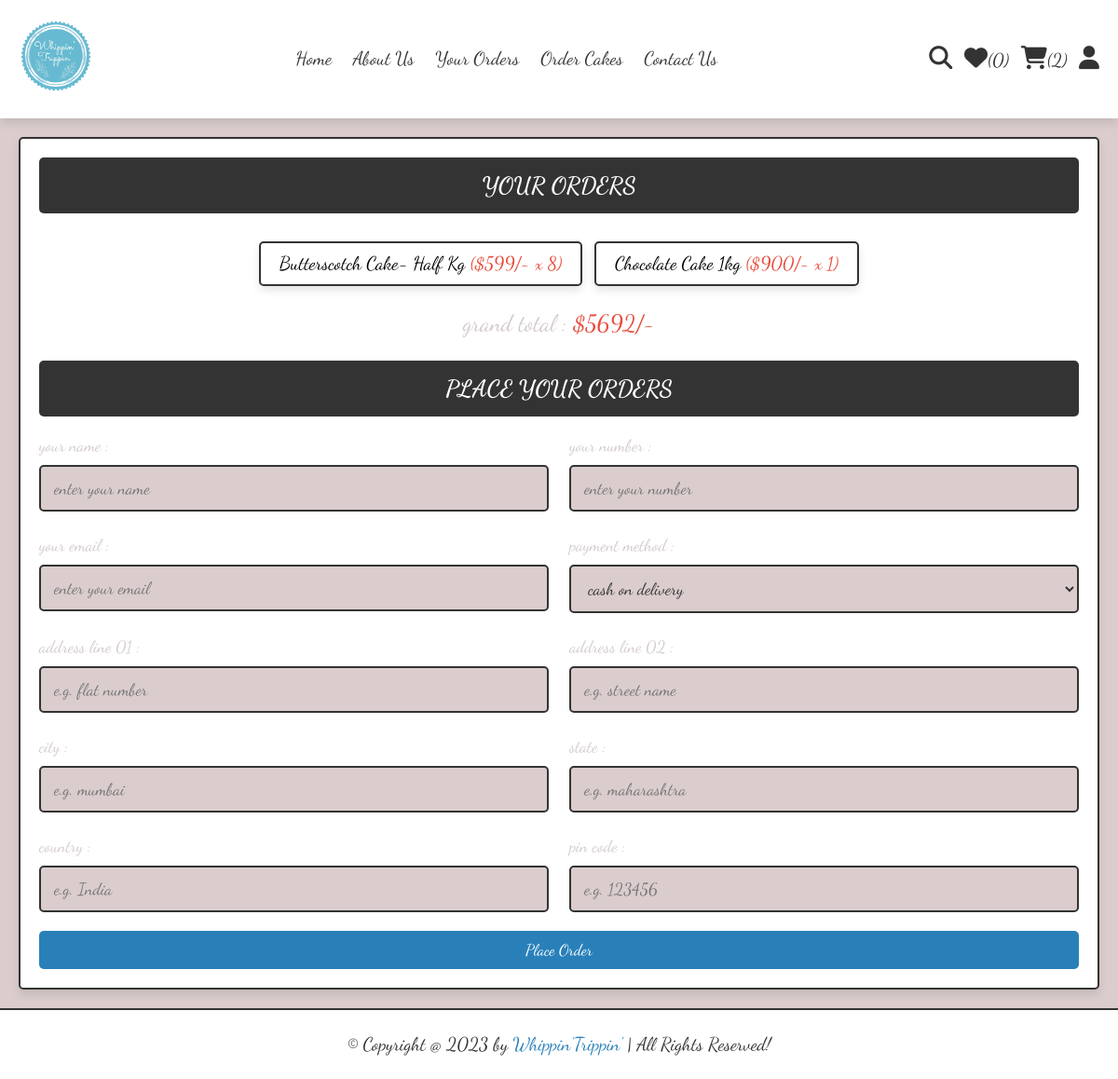
The app's page /checkout.php (signed in) with its own data.
### tables this page shows
CREATE TABLE `cart` (
  `id` int(100) NOT NULL,
  `user_id` int(100) NOT NULL,
  `pid` int(100) NOT NULL,
  `name` varchar(100) NOT NULL,
  `price` int(10) NOT NULL,
  `quantity` int(10) NOT NULL,
  `image` varchar(100) NOT NULL,
  `customization` varchar(455) DEFAULT NULL
);

### checkout.php (the view, shortened to what this page needs)
<?php
include 'components/connect.php';
if(isset($_SESSION['user_id'])){
   $user_id = $_SESSION['user_id'];
}else{
   $user_id = '';
   header('location:user_login.php');
};
?>
<!DOCTYPE html>
<html lang="en">
<head>
   <link rel="stylesheet" href="https://cdnjs.cloudflare.com/ajax/libs/font-awesome/6.1.1/css/all.min.css">
   <link rel="stylesheet" href="css/style.css">
</head>
<body>
<?php include 'components/user_header.php'; ?>
<section class="checkout-orders">
   <form action="" method="POST">
   <h3>your orders</h3>
      <div class="display-orders">
      <?php
         $grand_total = 0;
         $select_cart = $conn->prepare("SELECT * FROM `cart` WHERE user_id = ?");
         $select_cart->execute([$user_id]);
         if($select_cart->rowCount() > 0){
            while($fetch_cart = $select_cart->fetch(PDO::FETCH_ASSOC)){
               $grand_total += ($fetch_cart['price'] * $fetch_cart['quantity']);
      ?>
         <p> <?= $fetch_cart['name']; ?> <span>(<?= '$'.$fetch_cart['price'].'/- x '. $fetch_cart['quantity']; ?>)</span> </p>
      <?php
            }
         }else{
            echo '<p class="empty">your cart is empty!</p>';
         }
      ?>
         <div class="grand-total">grand total : <span>$<?= $grand_total; ?>/-</span></div>
      </div>
      <h3>place your orders</h3>
      <div class="flex">
         <div class="inputBox">
            <span>your name :</span>
            <input type="text" name="name" placeholder="enter your name" class="box" maxlength="20" required>
         </div>
         <div class="inputBox">
            <span>your number :</span>
            <input type="number" name="number" placeholder="enter your number" class="box" min="0" max="9999999999" onkeypress="if(this.value.length == 10) return false;" required>
         </div>
         <div class="inputBox">
            <span>your email :</span>
            <input type="email" name="email" placeholder="enter your email" class="box" maxlength="50" required>
         </div>
         <div class="inputBox">
            <span>payment method :</span>
            <select name="method" class="box" required>
               <option value="cash on delivery">cash on delivery</option>
            </select>
         </div>
         <div class="inputBox">
            <span>address line 01 :</span>
            <input type="text" name="flat" placeholder="e.g. flat number" class="box" maxlength="50" required>
         </div>
         <div class="inputBox">
            <span>address line 02 :</span>
            <input type="text" name="street" placeholder="e.g. street name" class="box" maxlength="50" required>
         </div>
         <div class="inputBox">
            <span>city :</span>
            <input type="text" name="city" placeholder="e.g. mumbai" class="box" maxlength="50" required>
         </div>
         <div class="inputBox">
            <span>state :</span>
            <input type="text" name="state" placeholder="e.g. maharashtra" class="box" maxlength="50" required>
         </div>
         <div class="inputBox">
            <span>country :</span>
            <input type="text" name="country" placeholder="e.g. India" class="box" maxlength="50" required>
         </div>
         <div class="inputBox">
            <span>pin code :</span>
            <input type="number" min="0" name="pin_code" placeholder="e.g. 123456" min="0" max="999999" onkeypress="if(this.value.length == 6) return false;" class="box" required>
         </div>
      </div>
      <input type="submit" name="order" class="btn <?= ($grand_total > 1)?'':'disabled'; ?>" value="place order">
   </form>
</section>
<?php include 'components/footer.php'; ?>
</body>
</html>

### css/style.css (style rules this page uses)
:root { --main-color:#2980b9; --orange:#f39c12; --red:#e74c3c; --black:#333; --white:#fff; --light-color:#d3cad1; --light-bg:#dbcdcd; --border:.2rem solid var(--black); --box-shadow:0 .5rem 1rem rgba(0,0,0,.1); }
* { font-family: 'Dancing Script', cursive; margin:0; padding:0; box-sizing: border-box; outline: none; border:none; text-decoration: none; }
html { font-size: 62.5%; overflow-x: hidden; }
body { background-color: var(--light-bg); }
section { padding:2rem; max-width: 1200px; margin:0 auto; }
.btn, .delete-btn, .option-btn { display: block; width: 100%; margin-top: 1rem; border-radius: .5rem; padding:1rem 3rem; font-size: 1.7rem; text-transform: capitalize; color:var(--white); cursor: pointer; text-align: center; }
.btn { background-color: var(--main-color); }
.display-orders { text-align: center; padding-bottom: 0; }
.display-orders p { display: inline-block; padding:1rem 2rem; margin:1rem .5rem; font-size: 2rem; text-align: center; border:var(--border); background-color: var(--white); box-shadow: var(--box-shadow); border-radius: .5rem; }
.display-orders p span { color:var(--red); }
.display-orders .grand-total { margin-top: 1.5rem; margin-bottom: 2.5rem; font-size: 2.5rem; color:var(--light-color); }
.display-orders .grand-total span { color:var(--red); }
.checkout-orders form { padding:2rem; border:var(--border); background-color: var(--white); box-shadow: var(--box-shadow); border-radius: .5rem; }
.checkout-orders form h3 { border-radius: .5rem; background-color: var(--black); color:var(--white); padding:1.5rem 1rem; text-align: center; text-transform: uppercase; margin-bottom: 2rem; font-size: 2.5rem; }
.checkout-orders form .flex { display: flex; flex-wrap: wrap; gap:1.5rem; justify-content: space-between; }
.checkout-orders form .flex .inputBox { width: 49%; }
.checkout-orders form .flex .inputBox .box { width: 100%; border:var(--border); border-radius: .5rem; font-size: 1.8rem; color:var(--black); padding:1.2rem 1.4rem; margin:1rem 0; background-color: var(--light-bg); }
.checkout-orders form .flex .inputBox span { font-size: 1.8rem; color:var(--light-color); }

### records on screen
cart: name "Butterscotch Cake- Half Kg", price "599", quantity "8"
cart: name "Chocolate Cake 1kg", price "900", quantity "1"

### other values on screen
$total_wishlist_counts "0"
$total_cart_counts "2"
$grand_total "5692"
